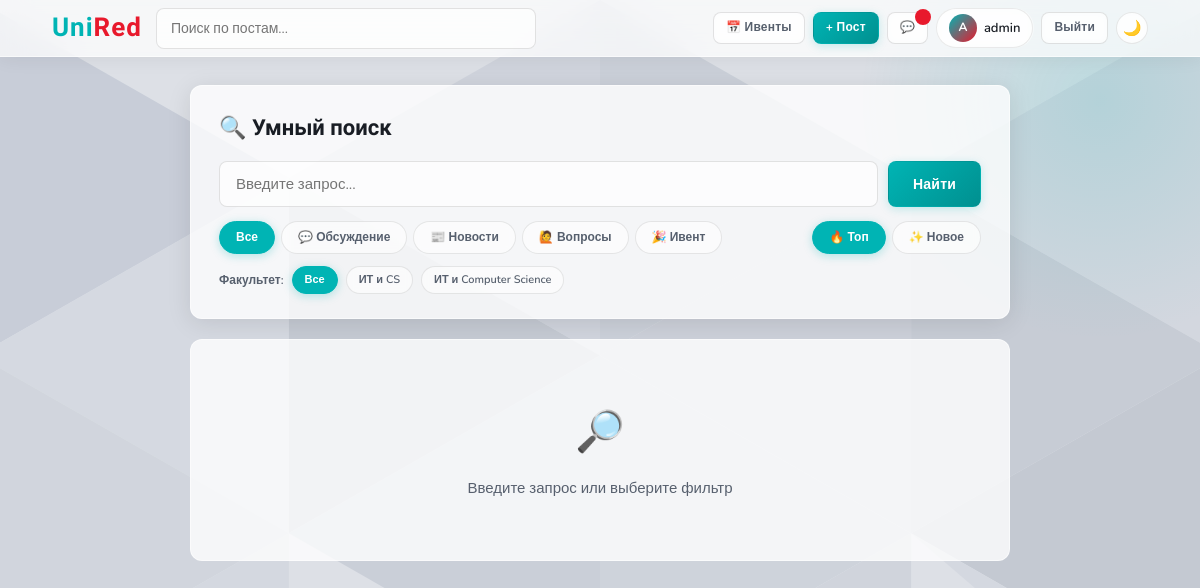
The page /search (signed in) on the database its author committed.
### tables this page shows
CREATE TABLE users (
            id INTEGER PRIMARY KEY AUTOINCREMENT,
            username TEXT UNIQUE NOT NULL,
            email TEXT UNIQUE NOT NULL,
            password TEXT NOT NULL,
            faculty TEXT DEFAULT '',
            role TEXT DEFAULT 'student',
            created_at TEXT DEFAULT (datetime('now'))
        , bio TEXT DEFAULT '');

### app.py (the view)
@app.route('/search')
def search():
    user = current_user()
    q = request.args.get('q', '').strip()
    tag = request.args.get('tag', '')
    sort = request.args.get('sort', 'hot')
    faculty = request.args.get('faculty', '')
    conn = get_db()
    sql = '''SELECT p.*, u.username, u.faculty FROM posts p JOIN users u ON p.user_id=u.id WHERE 1=1'''
    params = []
    if q: sql += ' AND (p.title LIKE ? OR p.body LIKE ?)'; params += [f'%{q}%', f'%{q}%']
    if tag: sql += ' AND p.tag=?'; params.append(tag)
    if faculty: sql += ' AND u.faculty=?'; params.append(faculty)
    if sort == 'new': sql += ' ORDER BY p.created_at DESC'
    elif sort == 'top': sql += ' ORDER BY p.votes DESC'
    else: sql += ' ORDER BY p.votes DESC, p.created_at DESC'
    posts = conn.execute(sql, params).fetchall()
    faculties = conn.execute('SELECT DISTINCT faculty FROM users WHERE faculty != "" ORDER BY faculty').fetchall()
    conn.close()
    return render_template('search.html', user=user, posts=posts, q=q, tag=tag, sort=sort, faculty=faculty, faculties=faculties)

### app.py (called while the page is built)
def get_db():
    conn = sqlite3.connect(DB)
    conn.row_factory = sqlite3.Row
    return conn

def current_user():
    if 'user_id' in session:
        conn = get_db()
        user = conn.execute('SELECT * FROM users WHERE id=?', (session['user_id'],)).fetchone()
        conn.close()
        return user
    return None

### templates/search.html (shortened to what this page needs)
{% extends "base.html" %}
{% block content %}
<div style="max-width:860px;margin:28px auto;padding:0 20px">
  <div style="background:var(--surface);border:1px solid var(--border);border-radius:var(--radius);padding:24px 28px;margin-bottom:20px;box-shadow:var(--shadow-md)">
    <div style="font-family:'Rajdhani',sans-serif;font-size:22px;font-weight:700;margin-bottom:16px">🔍 Умный поиск</div>
    <form method="get" action="/search">
      <div style="display:flex;gap:10px;margin-bottom:14px">
        <input type="text" name="q" value="{{ q }}" placeholder="Введите запрос..." style="flex:1;font-size:15px;padding:12px 16px">
        <button type="submit" class="btn btn-teal" style="padding:12px 24px;font-size:14px">Найти</button>
      </div>
      <div style="display:flex;flex-wrap:wrap;gap:10px;align-items:center">
        <div style="display:flex;gap:6px;flex-wrap:wrap">
          {% for t, label in [('','Все'),('discuss','💬 Обсуждение'),('news','📰 Новости'),('help','🙋 Вопросы'),('event','🎉 Ивент')] %}
          <a href="/search?q={{ q }}&tag={{ t }}&sort={{ sort }}&faculty={{ faculty }}"
             class="filter-pill {% if tag == t %}active{% endif %}">{{ label }}</a>
          {% endfor %}
        </div>
        <div style="display:flex;gap:6px;margin-left:auto">
          <a href="/search?q={{ q }}&tag={{ tag }}&sort=hot&faculty={{ faculty }}" class="filter-pill {% if sort=='hot' %}active{% endif %}">🔥 Топ</a>
          <a href="/search?q={{ q }}&tag={{ tag }}&sort=new&faculty={{ faculty }}" class="filter-pill {% if sort=='new' %}active{% endif %}">✨ Новое</a>
        </div>
      </div>
      {% if faculties %}
      <div style="margin-top:12px;display:flex;gap:8px;flex-wrap:wrap;align-items:center">
        <span style="font-size:12px;color:var(--muted);font-weight:600">Факультет:</span>
        <a href="/search?q={{ q }}&tag={{ tag }}&sort={{ sort }}&faculty=" class="filter-pill {% if not faculty %}active{% endif %}" style="font-size:11px;padding:4px 12px">Все</a>
        {% for f in faculties %}
        {% if f.faculty %}
        <a href="/search?q={{ q }}&tag={{ tag }}&sort={{ sort }}&faculty={{ f.faculty }}"
           class="filter-pill {% if faculty == f.faculty %}active{% endif %}" style="font-size:11px;padding:4px 12px">{{ f.faculty }}</a>
        {% endif %}
        {% endfor %}
      </div>
      {% endif %}
    </form>
  </div>
  {% if q or tag or faculty %}
  <div style="font-size:13px;color:var(--muted);margin-bottom:14px;font-weight:600">
    Найдено: <strong style="color:var(--text)">{{ posts|length }}</strong> постов
    {% if q %} по запросу «<strong style="color:var(--teal)">{{ q }}</strong>»{% endif %}
  </div>
  {% if posts %}
    {% for post in posts %}
    <div class="post-card">
      <div class="vote-col">
        <span style="font-size:18px;color:var(--hint)">▲</span>
        <span class="vote-count">{{ post.votes }}</span>
      </div>
      <div class="post-body-wrap">
        <div class="post-meta">
          <span class="tag-badge tag-{{ post.tag }}">
            {% if post.tag=='news' %}Новости{% elif post.tag=='event' %}Ивент{% elif post.tag=='discuss' %}Обсуждение{% elif post.tag=='help' %}Вопрос{% elif post.tag=='admin' %}Объявление{% else %}{{ post.tag }}{% endif %}
          </span>
          <span class="post-author">u/{{ post.username }}{% if post.faculty %} · {{ post.faculty }}{% endif %}</span>
          <span class="post-time">{{ time_ago(post.created_at) }}</span>
        </div>
        <div class="post-title"><a href="/post/{{ post.id }}">{{ post.title }}</a></div>
        <div class="post-excerpt">{{ post.body }}</div>
        <div class="post-actions">
          <a href="/post/{{ post.id }}" class="action-link">💬 Комментарии</a>
        </div>
      </div>
    </div>
    {% endfor %}
  {% else %}
    <div style="text-align:center;padding:60px 20px;background:var(--surface);border:1px solid var(--border);border-radius:var(--radius)">
      <div style="font-size:40px;margin-bottom:12px">🔍</div>
      <div style="color:var(--muted)">Ничего не найдено. Попробуйте другой запрос.</div>
    </div>
  {% endif %}
  {% else %}
  <div style="text-align:center;padding:60px 20px;background:var(--surface);border:1px solid var(--border);border-radius:var(--radius)">
    <div style="font-size:40px;margin-bottom:12px">🔎</div>
    <div style="color:var(--muted)">Введите запрос или выберите фильтр</div>
  </div>
  {% endif %}
</div>
{% endblock %}

### templates/base.html (shortened to what this page needs)
<!DOCTYPE html>
<html lang="ru">
<head>
</head>
<body>
<nav>
  <div class="nav-inner">
    <a href="/" class="nav-logo"><span class="logo-uni">Uni</span><span class="logo-red">Red</span></a>
    <div class="nav-search">
      <form method="get" action="/">
        <input type="text" name="q" placeholder="Поиск по постам..." value="{{ request.args.get('q','') }}">
      </form>
    </div>
    <div class="nav-links">
      <a href="/events" class="btn btn-outline btn-sm">📅 Ивенты</a>
      {% if user %}
        <a href="/post/new" class="btn btn-teal btn-sm">+ Пост</a>
        <a href="/messages" class="btn btn-outline btn-sm" style="position:relative">
          💬
          <span id="unread-badge" style="display:none;position:absolute;top:-4px;right:-4px;background:var(--accent);color:#fff;border-radius:50%;width:16px;height:16px;font-size:10px;display:flex;align-items:center;justify-content:center;font-weight:700"></span>
        </a>
        <a href="/profile" class="user-badge" style="text-decoration:none">
          <div class="avatar">{{ user.username[0].upper() }}</div>
          <span>{{ user.username }}</span>
        </a>
        <a href="/logout" class="btn btn-outline btn-sm">Выйти</a>
      {% else %}
        <a href="/login" class="btn btn-outline btn-sm">Войти</a>
        <a href="/register" class="btn btn-primary btn-sm">Регистрация</a>
      {% endif %}
      <button class="theme-toggle" onclick="toggleTheme()" title="Тёмная тема">🌙</button>
    </div>
  </div>
</nav>
{% block content %}{% endblock %}
</body>
</html>

### templates/base.html (style rules this page uses)
:root { --bg: #dde0e6; --surface: rgba(255,255,255,0.78); --surface-solid: #ffffff; --border: rgba(255,255,255,0.55); --border-dark: rgba(0,0,0,0.08); --text: #191d24; --muted: #57606e; --hint: #99a0ad; --accent: #e8192c; --accent-light: #ffeaec; --teal: #00b4b4; --teal-dark: #009090; --teal-light: #e0f7f7; --blue: #185fa5; --blue-light: #e6f1fb; --green: #1d9e75; --green-light: #e1f5ee; --purple: #534ab7; --purple-light: #eeedfe; --amber: #ba7517; --amber-light: #faeeda; --radius: 12px; --radius-sm: 8px; --glass: blur(14px); --shadow: 0 2px 16px rgba(0,0,0,0.07); --shadow-md: 0 4px 24px rgba(0,0,0,0.1); }
* { box-sizing: border-box; margin: 0; padding: 0; }
body { font-family: 'Nunito', sans-serif; color: var(--text); line-height: 1.6; font-size: 15px; min-height: 100vh; background: var(--bg); position: relative; }
body::before { content: ''; position: fixed; inset: 0; z-index: -2; }
body::after { content: ''; position: fixed; top: -150px; right: -150px; z-index: -1; width: 500px; height: 500px; border-radius: 50%; background: radial-gradient(circle, rgba(0,180,180,0.15) 0%, transparent 68%); pointer-events: none; }
a { color: inherit; text-decoration: none; }
nav { background: rgba(255,255,255,0.72); backdrop-filter: var(--glass); -webkit-backdrop-filter: var(--glass); border-bottom: 1px solid var(--border); position: sticky; top: 0; z-index: 100; box-shadow: 0 1px 20px rgba(0,0,0,0.07); }
.nav-inner { max-width: 1140px; margin: 0 auto; padding: 0 22px; display: flex; align-items: center; height: 56px; gap: 14px; }
.nav-logo { font-family: 'Rajdhani', sans-serif; font-size: 26px; font-weight: 700; letter-spacing: 1px; display: flex; align-items: baseline; gap: 0; }
.logo-uni { color: var(--teal); }
.logo-red { color: var(--accent); }
.nav-search { flex: 1; max-width: 380px; }
.nav-search input { width: 100%; padding: 8px 18px; border: 1px solid rgba(0,0,0,0.1); border-radius: 24px; font-size: 13px; font-family: 'Nunito', sans-serif; background: rgba(255,255,255,0.65); color: var(--text); outline: none; transition: all 0.2s; }
.nav-links { display: flex; align-items: center; gap: 8px; margin-left: auto; }
.btn { display: inline-flex; align-items: center; gap: 5px; padding: 7px 16px; border-radius: var(--radius-sm); font-size: 13px; font-weight: 700; font-family: 'Nunito', sans-serif; cursor: pointer; border: 1px solid transparent; transition: all 0.18s; letter-spacing: 0.2px; }
.btn-outline { border-color: rgba(0,0,0,0.11); color: var(--muted); background: rgba(255,255,255,0.55); backdrop-filter: blur(4px); }
.btn-teal { background: linear-gradient(135deg, var(--teal) 0%, var(--teal-dark) 100%); color: #fff; box-shadow: 0 2px 10px rgba(0,180,180,0.22); }
.btn-sm { padding: 5px 12px; font-size: 12px; }
.user-badge { display: flex; align-items: center; gap: 7px; padding: 5px 12px; border-radius: 24px; background: rgba(255,255,255,0.65); border: 1px solid rgba(0,0,0,0.08); font-size: 13px; font-weight: 600; backdrop-filter: blur(4px); }
.avatar { width: 28px; height: 28px; border-radius: 50%; background: linear-gradient(135deg, var(--teal), var(--accent)); color: #fff; display: flex; align-items: center; justify-content: center; font-size: 12px; font-weight: 700; flex-shrink: 0; }
.filter-pill { font-size: 12px; padding: 6px 16px; border-radius: 24px; border: 1px solid rgba(0,0,0,0.09); background: rgba(255,255,255,0.6); backdrop-filter: blur(4px); color: var(--muted); cursor: pointer; transition: all 0.15s; text-decoration: none; display: inline-block; font-weight: 600; }
.filter-pill.active { background: var(--teal); border-color: var(--teal); color: #fff; box-shadow: 0 2px 10px rgba(0,180,180,0.28); }
input[type=text], input[type=email], input[type=password], input[type=datetime-local], select, textarea { width: 100%; padding: 10px 14px; border: 1px solid rgba(0,0,0,0.11); border-radius: var(--radius-sm); font-size: 14px; color: var(--text); background: rgba(255,255,255,0.7); outline: none; font-family: 'Nunito', sans-serif; transition: all 0.18s; }
.theme-toggle { background: rgba(255,255,255,0.55); border: 1px solid rgba(0,0,0,0.09); border-radius: 50%; width: 32px; height: 32px; cursor: pointer; font-size: 15px; display: flex; align-items: center; justify-content: center; transition: all 0.2s; backdrop-filter: blur(4px); flex-shrink: 0; }

### rows shown on the page
users: username "A", username "admin"
users: faculty "ИТ и CS"
users: faculty "ИТ и Computer Science"

### other values the page prints
{{ label }} "Все" "💬 Обсуждение" "📰 Новости" "🙋 Вопросы" "🎉 Ивент"
